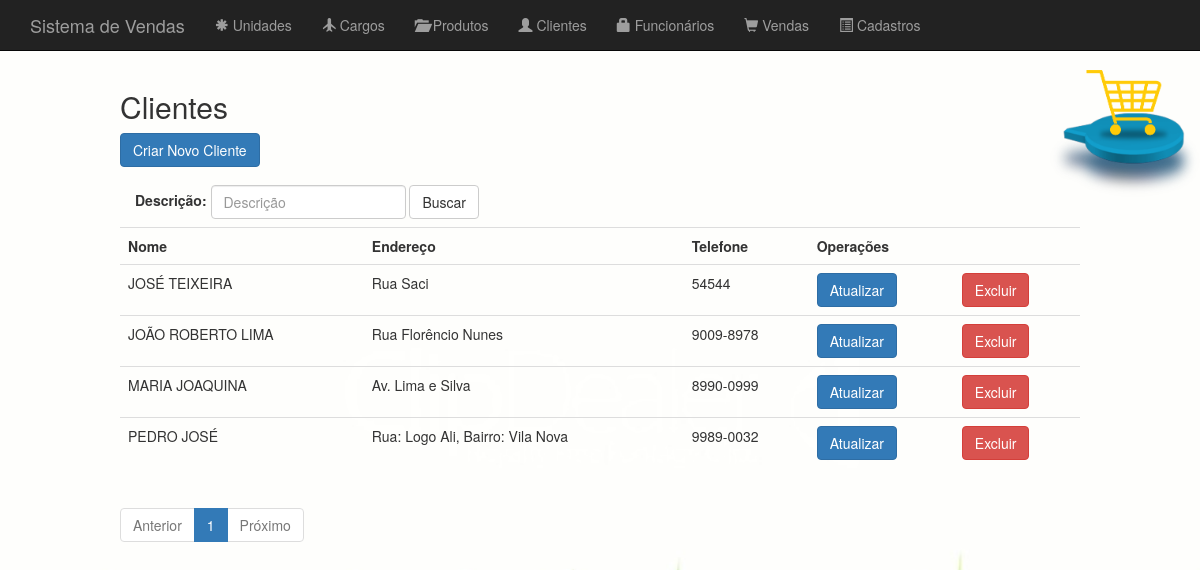
The app's page /appvendas/cliente/list, older data.
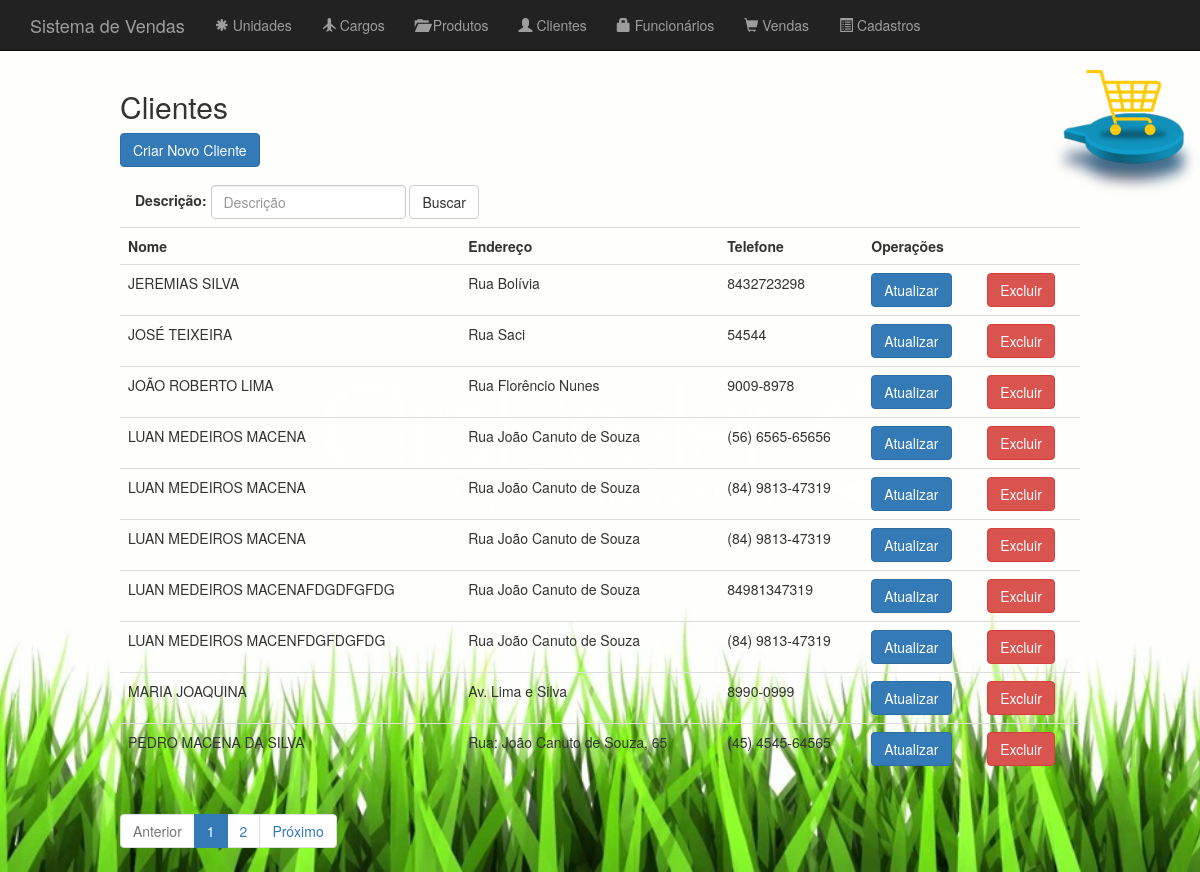
The same page, newer data.
### appvendas/models.py (models this page shows, shortened)
class Pessoa(models.Model):
    nome=models.CharField("Nome",max_length=255)
    email=models.EmailField("E-Mail",max_length=200)
    telefone=models.CharField("Telefone",max_length=16)

class Cliente(Pessoa):
    endereco=models.CharField("Endereço",max_length=255)

class Pessoa(models.Model):
    nome=models.CharField("Nome",max_length=255)
    email=models.EmailField("E-Mail",max_length=200)
    telefone=models.CharField("Telefone",max_length=16)

### appvendas/views.py (the view)
def cliente_list(request):
    criterio = request.GET.get('criterio')
    if(criterio):
        clientes = Cliente.objects.filter(nome__contains=criterio)
    else:
        clientes = Cliente.objects.all().order_by('nome')
        criterio = ""
    paginator = Paginator(clientes, 10)
    page = request.GET.get('page')
    try:
        clientes = paginator.page(page)
    except PageNotAnInteger:
        clientes = paginator.page(1)
    except EmptyPage:
        clientes = paginator.page(paginator.num_pages)
    dados= {'clientes':clientes, 'criterio':criterio,'paginator':paginator,'page_obj':clientes}
    return render(request, 'cliente/cliente_list.html', dados)

### templates/cliente/cliente_list.html (shortened to what this page needs)
{% extends 'base.html' %}
{% block conteudo %}
    <div class="corpo">
    <h2>Clientes</h2>
    <p><a href="{% url 'cliente_new' %}" class="btn btn-primary" >Criar Novo Cliente</a></p>
    <form class="navbar-form navbar-left" role="search" method="get" action="{% url 'cliente_list' %}">
        <div class="form-group">
            <label for="criterio">Descrição:</label>
            <input type="text" id="criterio" name="criterio" value="{{ criterio }}" class="form-control" placeholder="Descrição">
        </div>
        <button type="submit" class="btn btn-default">Buscar</button>
    </form>
<table class="table table-hover">
  <tr>
    <th>Nome</th>
    <th>Endereço</th>
    <th>Telefone</th>
      <th colspan="2">Operações</th>
  </tr>
    {% for cliente in clientes %}
        <tr>
            <td>{{ cliente.nome | upper }}</td>
            <td>{{ cliente.endereco }}</td>
            <td>{{ cliente.telefone }}</td>
            <td><a href="{%  url 'cliente_update' cliente.pk %}" class="btn btn-primary"> Atualizar</a></td>
            <td><a href="{%  url 'cliente_delete' cliente.pk %}" class="btn btn-danger"> Excluir</a></td>
        </tr>
    {% endfor %}
</table>
    {% include 'utils/paginacao.html' %}
    </div>
    {% endblock %}

Row changes from the older to the newer data that the page shows:
no longer on this page (row unchanged): Cliente: nome "PEDRO JOSÉ", endereco "Rua: Logo Ali, Bairro: Vila Nova", telefone "9989-0032"
added Cliente: nome "JEREMIAS SILVA", endereco "Rua Bolívia", telefone "8432723298"
added Cliente: nome "LUAN MEDEIROS MACENA", endereco "Rua João Canuto de Souza", telefone "(56) 6565-65656"
added Cliente: nome "LUAN MEDEIROS MACENA", endereco "Rua João Canuto de Souza", telefone "(84) 9813-47319"
added Cliente: nome "LUAN MEDEIROS MACENA", endereco "Rua João Canuto de Souza", telefone "(84) 9813-47319"
added Cliente: nome "LUAN MEDEIROS MACENAFDGDFGFDG", endereco "Rua João Canuto de Souza", telefone "84981347319"
added Cliente: nome "LUAN MEDEIROS MACENFDGFDGFDG", endereco "Rua João Canuto de Souza", telefone "(84) 9813-47319"
added Cliente: nome "PEDRO MACENA DA SILVA", endereco "Rua: João Canuto de Souza, 65", telefone "(45) 4545-64565"
Text that changed along with them:
new list line: "2"
